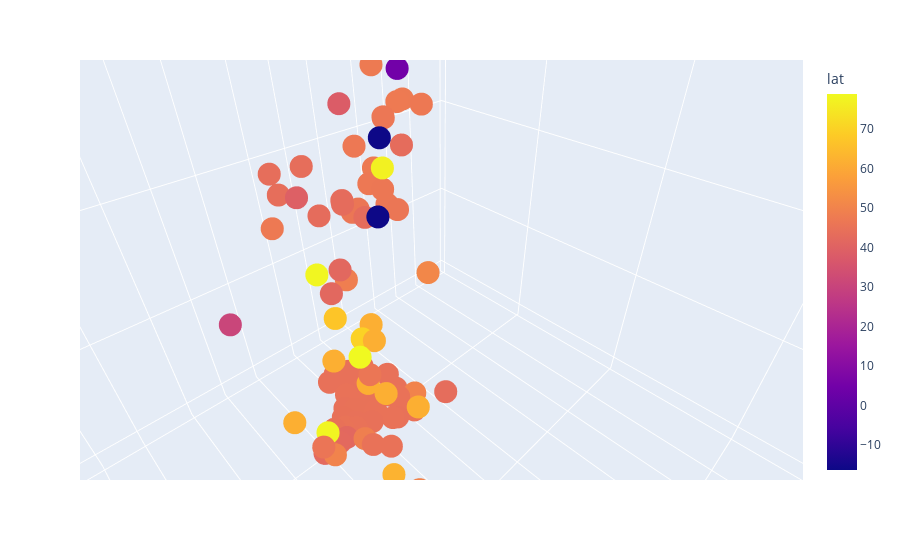

Notebook cell for this chart:
### Markdown cell above
### b) 3D Scatter plot using Plotly (1 point)

Use the plotly ``scatter_3d`` plot. Make sure to change the pandas series for log scales.

### Code cell
# solution
fig = px.scatter_3d(df, x='area', y='mean_thickness', z='mean_slope',
              color='lat',log_x=True)
fig.show()

### Figure 1 — Plotly figure (JSON) as saved in the notebook; plotly's stock layout.template omitted (floating-point values rounded to 4 significant figures)
{"data": [{"hovertemplate": "area=%{x}<br>mean_thickness=%{y}<br>mean_slope=%{z}<br>lat=%{marker.color}<extra></extra>", "legendgroup": "", "marker": {"color": [48.75, 58.38, 50.06, 50.05, 50.08, 50.05, 41.79, 41.83, 42.45, 41.83, 42.14, 43.05, 38.77, 39.61, 62.59, 45.24, 45.24, 44.93, 44.88, 44.88, 44.92, 44.86, 44.84, 44.97, 44.89, 44.97, 44.96, 44.95, 45.0, 45, 44.58, 44.59, 44.7, 44.72, 44.7, 44.69, 44.68, 44.67, 44.74, 44.78, 44.78, 44.58, 44.58, 44.58, 44.61, 44.57, 44.58, 44.57, 44.59, 45.08, 45.1, 30.86, 48.62, 46.96, 47.41, 47.4, 47.42, 47.57, 47.55, 45.99, -16.3, 4.805, -16.27, 47.25, 46.42, 46.6, 46.41, 46.55, 46.17, 46.92, 46.6, 46.91, 46.33, 46.6, 46.08, 46.32, 46.05, 61.57, 61.56, 61.54, 61.66, 70.13, 67.28, 60.55, 43.36, 78.19, 78.11, 43.11, 51.18, 47.07, 43.83, 43.11, 43.11, 43.12, 41.83, 67.09, 38.21, 43.73, 43.78, 41.78, 39.24, 61.75, 61.75, 61.75, 61.73, 78.25, 43.04, 77.97, 77.03, 78.87], "coloraxis": "coloraxis", "symbol": "circle"}, "mode": "markers", "name": "", "scene": "scene", "showlegend": false, "type": "scatter3d", "x": [2.9, 11.7, 5.15, 2.84, 5.95, 0.75, 1.18, 3.61, 5.757, 11.32, 4.19, 2.72, 824, 22.5, 3.2, 3.2, 3.4, 1, 2, 2.8, 1.2, 2.2, 1.6, 5.3, 2.3, 2, 1.5, 1.1, 1.5, 1.7, 2.6, 1, 1, 1, 1.5, 2.1, 1.1, 1.7, 2.8, 3.8, 2.9, 0.8, 4.2, 2.5, 2.1, 1.4, 1.9, 0.9, 1.5, 2.82, 1, 9.7, 1, 0.08068, 0.307, 0.084, 0.223, 0.106, 0.101, 13.08, 0.3097, 0.191, 1.884, 0.0264, 0.2257, 0.1357, 0.3015, 0.3665, 0.5825, 0.3906, 0.05848, 0.3794, 0.3017, 0.2176, 0.6297, 3.228, 0.2605, 5.36, 2.9, 8.6, 2.1, 3.2, 11.1, 71.3, 2.76, 39.96, 28.59, 1.59, 1, 3.078, 2.8, 1.69, 1.09, 0.6, 2.39, 2.85, 0.5368, 1.247, 6.078, 1.554, 2.966, 10.6, 4, 2.6, 3.28, 2.1, 2.61, 6.737, 0.37, 4.6], "y": [58, 66, 56, 86, 90, 55, 34, 53, 53, 61, 53, 104, 175, 110, 76, 49, 49, 52, 43, 52, 47, 45, 49, 54, 67, 37, 39, 32, 58, 51, 50, 47, 47, 29, 31, 54, 49, 25, 48, 47, 45, 40, 49, 42, 27, 59, 36, 48, 33, 62, 61, 30, 26, 15, 17, 5, 12, 4, 6, 89, 22, 22, 65, 8, 17, 15, 23, 26, 19, 13, 8, 19, 29, 16, 25, 69, 15, 90, 70, 128, 60, 67, 208, 148, 97, 85, 74, 44, 70, 23, 28, 46, 44, 49, 51, 50, 16, 15, 58, 29, 41, 65, 57, 85, 68, 32, 47, 65, 27, 76], "z": [0, 0, 0, 0, 0, 0, 0, 0, 0, 0, 0, 0, 0, 0, 0, 0, 0, 0, 0, 0, 0, 0, 0, 0, 0, 0, 0, 0, 0, 0, 0, 0, 0, 0, 1, 0, 0, 0, 0, 0, 0, 0, 0, 0, 0, 0, 0, 0, 0, 0, 0, 12, 10, 22, 18, 22, 26, 33, 22, 13, 21, 26, 21, 48, 22, 27, 15, 17, 15, 20, 27, 17, 15, 22, 16, 10, 30, 14, 13, 7, 12, 13, 5, 6, 13, 3, 3, 20, 16, 17, 20, 20, 18, 23, 16, 12, 24, 20, 25, 10, 21, 9, 10, 9, 9, 13, 20, 6, 19, 14]}], "layout": {"autosize": true, "coloraxis": {"colorbar": {"title": {"text": "lat"}}, "colorscale": [[0, "#0d0887"], [0.1111, "#46039f"], [0.2222, "#7201a8"], [0.3333, "#9c179e"], [0.4444, "#bd3786"], [0.5556, "#d8576b"], [0.6667, "#ed7953"], [0.7778, "#fb9f3a"], [0.8889, "#fdca26"], [1, "#f0f921"]]}, "legend": {"tracegroupgap": 0}, "margin": {"t": 60}, "scene": {"aspectmode": "auto", "aspectratio": {"x": 1, "y": 1, "z": 1}, "camera": {"center": {"x": 0, "y": 0, "z": 0}, "eye": {"x": 0.235, "y": 0.235, "z": 0.235}, "projection": {"type": "perspective"}, "up": {"x": 0, "y": 0, "z": 1}}, "domain": {"x": [0, 1], "y": [0, 1]}, "xaxis": {"title": {"text": "area"}, "type": "log"}, "yaxis": {"title": {"text": "mean_thickness"}, "type": "linear"}, "zaxis": {"title": {"text": "mean_slope"}, "type": "linear"}}}}
